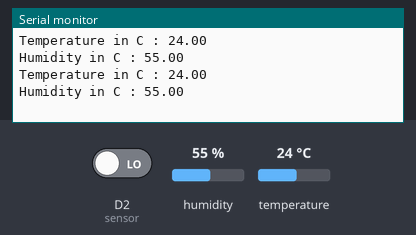
Bench run of a sketch on a simulated ESP8266 (NodeMCU). Parts: the last lines printed to the serial monitor. Inputs (shaded band) come from the test bench; at power-on: D2 (sensor) LOW, humidity 55 %, temperature 24 °C. WiFi joins after 1.5 s; servers stay silent unless stated; uploads are accepted with an empty reply.

Above: at 2.8 s.
2.9 s: D2 (sensor) driven HIGH
At 5.84 s:
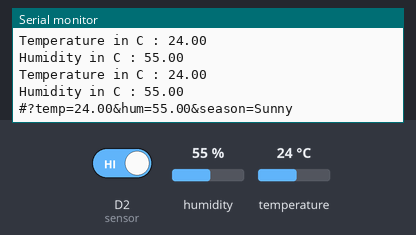
7.3 s: D2 (sensor) driven LOW
At 11.7 s:
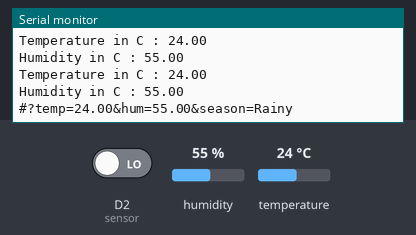
13.0 s: humidity set to 22 %
At 14.4 s:
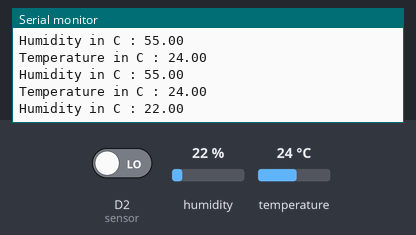
14.5 s: temperature set to 12 °C
At 15.6 s:
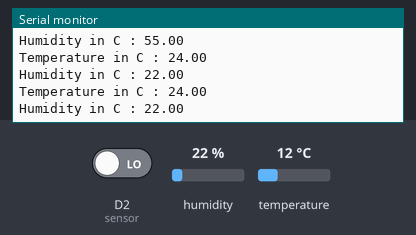
16.0 s: humidity set to 40 %
At 17.1 s:
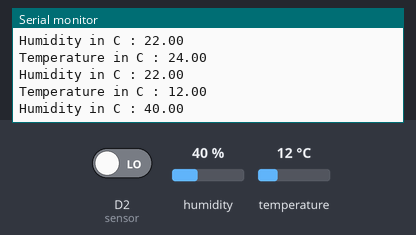
Timing chart, 0 to 18.5 s (numbered marks = the images above; inputs shaded):
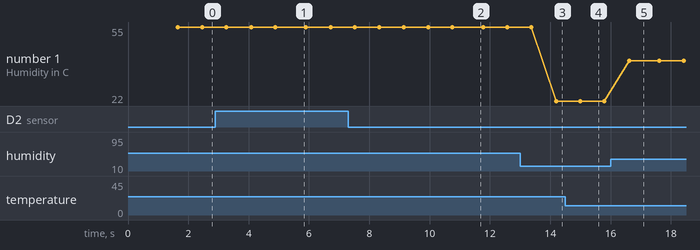

Measured:
- after the input at 2.9 s, the serial monitor: prints a new line after 2.8 s (image 1)
- after the input at 7.3 s, the serial monitor: prints a new line after 4.2 s (image 2)
- after the input at 13.0 s, the serial monitor: prints a new line after 1.2 s (image 3)
- after the input at 16.0 s, the serial monitor: prints a new line after 0.62 s (image 5)
- plotted number 1: 55 → 22 after the input at 13.0 s, 22 → 40 after the input at 16.0 s

The sketch:

Weather_Prediction_System.ino
```cpp
#include "DHT.h"
int sensor = D2;
int val = 0;

const int DHTTYPE = DHT11;

// DHT Sensor
uint8_t DHTPin = D1;

// Initialize DHT sensor.
DHT dht(DHTPin, DHTTYPE);

float Temperature;
float Humidity;

#include <ESP8266WiFi.h>
#include <ESP8266HTTPClient.h>
#include <WiFiClient.h>

const char* ssid = "#"; //ENTER WIFI NAME
const char* password = "#"; //ENTER WIFI PASSWORD

//Your Domain name with URL path or IP address with path
String serverName = "#"; //ENTER SERVER URL

// the following variables are unsigned longs because the time, measured in
// milliseconds, will quickly become a bigger number than can be stored in an int.
unsigned long lastTime = 0;
// Timer set to 10 minutes (600000)
//unsigned long timerDelay = 600000;
// Set timer to 5 seconds (5000)
unsigned long timerDelay = 5000;

void setup()
{
  Serial.begin(9600);
  pinMode(sensor, INPUT);
  pinMode(DHTPin, INPUT);
  dht.begin();
  WiFi.begin(ssid, password);
  Serial.println("Connecting");
  while(WiFi.status() != WL_CONNECTED)
  {
    delay(500);
    Serial.print(".");
  }

  Serial.println("");
  Serial.print("Connected to WiFi network with IP Address: ");
  Serial.println(WiFi.localIP());

  Serial.println("Timer set to 5 seconds (timerDelay variable), it will take 5 seconds before publishing the first reading.");

}

void loop()
{
  int val = digitalRead(sensor);

  Serial.print("Temperature in C : ");
  Serial.println((dht.readTemperature( )));
  Serial.print("Humidity in C : ");
  Serial.println((dht.readHumidity()));
  float temp = dht.readTemperature( );
  float hum = dht.readHumidity();
  // String temp = temp;
  // String hum = hum;

  String season;

if (val == 1)
  {
    season = "Sunny";
    delay(800);
  }
  else
  {
    season = "Rainy";
    delay(800);
  }

    // Send an HTTP POST request depending on timerDelay
  if ((millis() - lastTime) > timerDelay) {
    //Check WiFi connection status
    if(WiFi.status()== WL_CONNECTED){
      WiFiClient client;
      HTTPClient http;

      String serverPath = serverName + "?temp=" + temp + "&hum=" + hum + "&season=" + season;
      Serial.println(serverPath);

      // Your Domain name with URL path or IP address with path
      http.begin(client, serverPath.c_str());

      // Send HTTP GET request
      int httpResponseCode = http.GET();

      if (httpResponseCode>0) {
        Serial.print("HTTP Response code: ");
        Serial.println(httpResponseCode);
        String payload = http.getString();
        Serial.println(payload);
      }

      else
      {
        Serial.print("Error code: ");
        Serial.println(httpResponseCode);
      }
      // Free resources
      http.end();
    }
    else {
      Serial.println("WiFi Disconnected");
    }
    lastTime = millis();
  }
}
```
